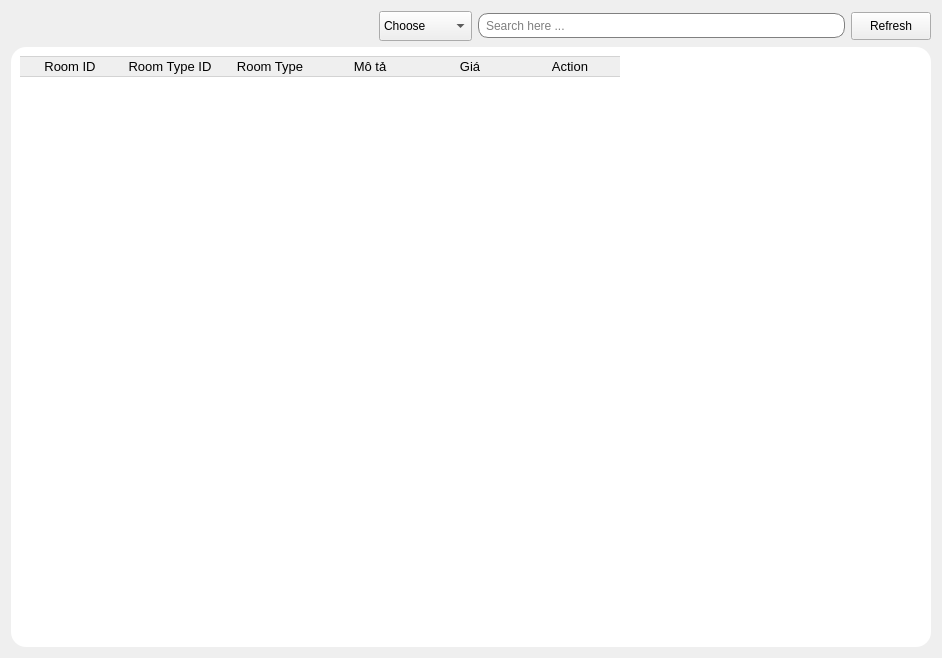
                   <widget class="QWidget" name="layoutWidget10">
                    <property name="geometry">
                     <rect>
                      <x>10</x>
                      <y>10</y>
                      <width>922</width>
                      <height>638</height>
                     </rect>
                    </property>
                    <layout class="QVBoxLayout" name="verticalLayout_15">
                     <item>
                      <layout class="QHBoxLayout" name="horizontalLayout_158">
                       <item>
                        <layout class="QHBoxLayout" name="horizontalLayout_159"/>
                       </item>
                       <item>
                        <spacer name="horizontalSpacer_126">
                         <property name="orientation">
                          <enum>Qt::Orientation::Horizontal</enum>
                         </property>
                         <property name="sizeHint" stdset="0">
                          <size>
                           <width>40</width>
                           <height>20</height>
                          </size>
                         </property>
                        </spacer>
                       </item>
                       <item>
                        <widget class="QComboBox" name="CBSR">
                         <property name="minimumSize">
                          <size>
                           <width>0</width>
                           <height>30</height>
                          </size>
                         </property>
                         <item>
                          <property name="text">
                           <string>Choose</string>
                          </property>
                         </item>
                         <item>
                          <property name="text">
                           <string>Room ID</string>
                          </property>
                         </item>
                         <item>
                          <property name="text">
                           <string>Room Type</string>
                          </property>
                         </item>
                        </widget>
                       </item>
                       <item>
                        <widget class="QLineEdit" name="LineEditSearchRoom">
                         <property name="minimumSize">
                          <size>
                           <width>0</width>
                           <height>25</height>
                          </size>
                         </property>
                         <property name="styleSheet">
                          <string notr="true">QLineEdit{
padding-left:5px;
border: 1px solid gray;
border-radius: 10px;
}</string>
                         </property>
                         <property name="placeholderText">
                          <string>Search here ...</string>
                         </property>
                        </widget>
                       </item>
                       <item>
                        <widget class="QPushButton" name="Refbtn">
                         <property name="minimumSize">
                          <size>
                           <width>0</width>
                           <height>28</height>
                          </size>
                         </property>
                         <property name="text">
                          <string>Refresh</string>
                         </property>
                         <property name="icon">
                          <iconset resource="Resources.qrc">
                           <normaloff>:/new/prefix1/Resources/reload.png</normaloff>:/new/prefix1/Resources/reload.png</iconset>
                         </property>
                        </widget>
                       </item>
                      </layout>
                     </item>
                     <item>
                      <widget class="QFrame" name="frame_31">
                       <property name="minimumSize">
                        <size>
                         <width>920</width>
                         <height>600</height>
                        </size>
                       </property>
                       <property name="maximumSize">
                        <size>
                         <width>16777215</width>
                         <height>16777215</height>
                        </size>
                       </property>
                       <property name="styleSheet">
                        <string notr="true">QWidget{
background-color: rgb(255, 255, 255);
border-radius:15px;
}</string>
                       </property>
                       <property name="frameShape">
                        <enum>QFrame::Shape::StyledPanel</enum>
                       </property>
                       <property name="frameShadow">
                        <enum>QFrame::Shadow::Raised</enum>
                       </property>
                       <layout class="QVBoxLayout" name="verticalLayout_73">
                        <item>
                         <widget class="QTableWidget" name="table1">
                          <property name="minimumSize">
                           <size>
                            <width>200</width>
                            <height>200</height>
                           </size>
                          </property>
                          <property name="font">
                           <font>
                            <pointsize>10</pointsize>
                           </font>
                          </property>
                          <property name="styleSheet">
                           <string notr="true">QPushButton{
	 border: none;
}
QTableWidget::item {
       border-right: none;
       border-left: none;
       border-bottom: 1px solid #D3D3D3;
}
QHeaderView::section {
       border: 1px solid #D3D3D3; 
       border-right: none;      
       border-left: none;       
}
QWidget{
border:none;
}</string>
                          </property>
                          <property name="editTriggers">
                           <set>QAbstractItemView::EditTrigger::NoEditTriggers</set>
                          </property>
                          <property name="alternatingRowColors">
                           <bool>true</bool>
                          </property>
                          <property name="selectionMode">
                           <enum>QAbstractItemView::SelectionMode::NoSelection</enum>
                          </property>
                          <property name="showGrid">
                           <bool>false</bool>
                          </property>
                          <property name="sortingEnabled">
                           <bool>false</bool>
                          </property>
                          <property name="cornerButtonEnabled">
                           <bool>true</bool>
                          </property>
                          <attribute name="horizontalHeaderVisible">
                           <bool>true</bool>
                          </attribute>
                          <attribute name="horizontalHeaderCascadingSectionResizes">
                           <bool>false</bool>
                          </attribute>
                          <attribute name="horizontalHeaderHighlightSections">
                           <bool>true</bool>
                          </attribute>
                          <attribute name="horizontalHeaderShowSortIndicator" stdset="0">
                           <bool>false</bool>
                          </attribute>
                          <attribute name="horizontalHeaderStretchLastSection">
                           <bool>false</bool>
                          </attribute>
                          <attribute name="verticalHeaderHighlightSections">
                           <bool>true</bool>
                          </attribute>
                          <column>
                           <property name="text">
                            <string>Room ID</string>
                           </property>
                           <property name="font">
                            <font>
                             <pointsize>10</pointsize>
                            </font>
                           </property>
                          </column>
                          <column>
                           <property name="text">
                            <string>Room Type ID</string>
                           </property>
                           <property name="font">
                            <font>
                             <pointsize>10</pointsize>
                            </font>
                           </property>
                          </column>
                          <column>
                           <property name="text">
                            <string>Room Type</string>
                           </property>
                           <property name="font">
                            <font>
                             <pointsize>10</pointsize>
                            </font>
                           </property>
                          </column>
                          <column>
                           <property name="text">
                            <string>Mô tả</string>
                           </property>
                           <property name="font">
                            <font>
                             <pointsize>10</pointsize>
                            </font>
                           </property>
                          </column>
                          <column>
                           <property name="text">
                            <string>Giá</string>
                           </property>
                           <property name="font">
                            <font>
                             <pointsize>10</pointsize>
                            </font>
                           </property>
                          </column>
                          <column>
                           <property name="text">
                            <string>Action</string>
                           </property>
                           <property name="font">
                            <font>
                             <pointsize>10</pointsize>
                            </font>
                           </property>
                          </column>
                         </widget>
                        </item>
                       </layout>
                      </widget>
                     </item>
                    </layout>
                   </widget>
